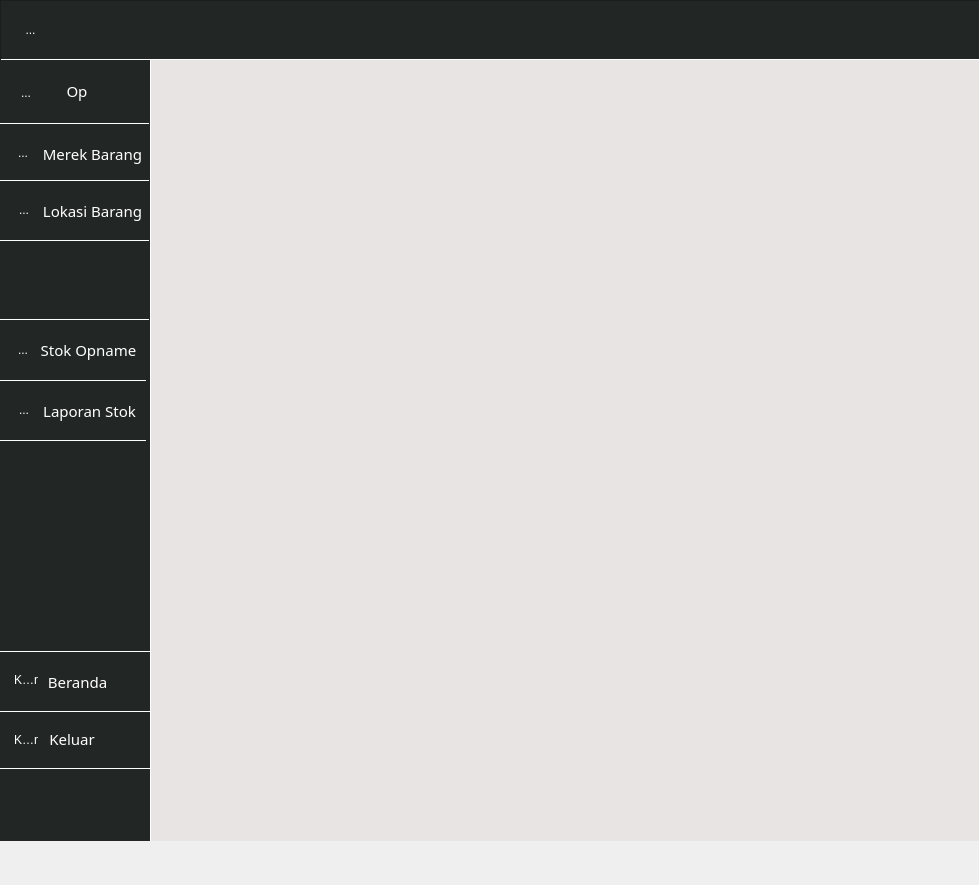
<?xml version="1.0" encoding="UTF-8"?>
<ui version="4.0">
 <class>MainWindow</class>
 <widget class="QMainWindow" name="MainWindow">
  <property name="geometry">
   <rect>
    <x>0</x>
    <y>0</y>
    <width>979</width>
    <height>885</height>
   </rect>
  </property>
  <property name="windowTitle">
   <string>Opname Dashboard</string>
  </property>
  <property name="windowIcon">
   <iconset resource="../data/ui/logo.qrc">
    <normaloff>:/newPrefix/logo.png</normaloff>:/newPrefix/logo.png</iconset>
  </property>
  <widget class="QWidget" name="centralwidget">
   <widget class="QStackedWidget" name="stackedWidget">
    <property name="geometry">
     <rect>
      <x>150</x>
      <y>60</y>
      <width>831</width>
      <height>781</height>
     </rect>
    </property>
    <property name="styleSheet">
     <string notr="true">QStackedWidget {

background-color:#e8e4e3

}</string>
    </property>
    <property name="currentIndex">
     <number>-1</number>
    </property>
   </widget>
   <widget class="QFrame" name="sidebar">
    <property name="geometry">
     <rect>
      <x>0</x>
      <y>60</y>
      <width>151</width>
      <height>781</height>
     </rect>
    </property>
    <property name="minimumSize">
     <size>
      <width>0</width>
      <height>0</height>
     </size>
    </property>
    <property name="maximumSize">
     <size>
      <width>16777215</width>
      <height>16777215</height>
     </size>
    </property>
    <property name="styleSheet">
     <string notr="true">QFrame{
background-color:#222725;
border-right:1px solid white;


}</string>
    </property>
    <widget class="QPushButton" name="katalogBtn">
     <property name="geometry">
      <rect>
       <x>0</x>
       <y>1</y>
       <width>149</width>
       <height>61</height>
      </rect>
     </property>
     <property name="font">
      <font>
       <family>Sans Serif Collection</family>
       <pointsize>11</pointsize>
       <weight>50</weight>
       <bold>false</bold>
      </font>
     </property>
     <property name="layoutDirection">
      <enum>Qt::LeftToRight</enum>
     </property>
     <property name="styleSheet">
      <string notr="true">QPushButton {background-color:#222725;

border-top:0px none;
border-color:red;
padding-left: 5  8px;

color:rgb(255, 255, 255);
}

QPushButton:pressed{
background-color: #0e526b;
border-style:inset}

QPushButton:hover:!pressed{
background-color: #1e9dce;}

QPushButton[hovered=&quot;true&quot;]{
       background-color: #1e9dce;
    }


</string>
     </property>
     <property name="text">
      <string>Op</string>
     </property>
     <property name="icon">
      <iconset>
       <normaloff>:/newPrefix/book.svg</normaloff>:/newPrefix/book.svg</iconset>
     </property>
     <property name="iconSize">
      <size>
       <width>20</width>
       <height>50</height>
      </size>
     </property>
     <property name="autoRepeat">
      <bool>false</bool>
     </property>
     <property name="default">
      <bool>false</bool>
     </property>
     <property name="flat">
      <bool>false</bool>
     </property>
    </widget>
    <widget class="QPushButton" name="merekBtn">
     <property name="geometry">
      <rect>
       <x>0</x>
       <y>63</y>
       <width>149</width>
       <height>61</height>
      </rect>
     </property>
     <property name="sizePolicy">
      <sizepolicy hsizetype="Minimum" vsizetype="Fixed">
       <horstretch>0</horstretch>
       <verstretch>0</verstretch>
      </sizepolicy>
     </property>
     <property name="font">
      <font>
       <family>Sans Serif Collection</family>
       <pointsize>11</pointsize>
      </font>
     </property>
     <property name="layoutDirection">
      <enum>Qt::RightToLeft</enum>
     </property>
     <property name="styleSheet">
      <string notr="true">QPushButton {background-color:#222725;
border-top:1px solid;
border-bottom:1px solid;
border-color:white;


color:rgb(255, 255, 255);

padding-right: 36 8px;}


QPushButton:pressed{
background-color: #0e526b;
border-style:inset}

QPushButton:hover:!pressed{
background-color: #1e9dce;}

QPushButton[hovered=&quot;true&quot;]{
       background-color: #1e9dce;
    }

</string>
     </property>
     <property name="text">
      <string>Merek Barang</string>
     </property>
    </widget>
    <widget class="QToolButton" name="katalogBtn1">
     <property name="geometry">
      <rect>
       <x>3</x>
       <y>13</y>
       <width>41</width>
       <height>41</height>
      </rect>
     </property>
     <property name="styleSheet">
      <string notr="true">QToolButton {background-color:#222725;
border-top:0px none;


padding-left: 5  8px;

color:rgb(255, 255, 255);
}

QToolButton:pressed{
background-color: #0e526b;
border-style:inset}

QToolButton:hover:!pressed{
background-color: #1e9dce;}

QToolButton[hovered=&quot;true&quot;]{
       background-color: #1e9dce;
    }


</string>
     </property>
     <property name="text">
      <string>...</string>
     </property>
     <property name="icon">
      <iconset>
       <normaloff>../data/ui/book-open.svg</normaloff>../data/ui/book-open.svg</iconset>
     </property>
     <property name="iconSize">
      <size>
       <width>40</width>
       <height>40</height>
      </size>
     </property>
    </widget>
    <widget class="QToolButton" name="merekBtn1">
     <property name="geometry">
      <rect>
       <x>0</x>
       <y>73</y>
       <width>41</width>
       <height>41</height>
      </rect>
     </property>
     <property name="styleSheet">
      <string notr="true">QToolButton {background-color:#222725;
border-top:0px none;


padding-left: 5  8px;

color:rgb(255, 255, 255);
}

QToolButton:pressed{
background-color: #0e526b;
border-style:inset}

QToolButton:hover:!pressed{
background-color: #1e9dce;}

QToolButton[hovered=&quot;true&quot;]{
       background-color: #1e9dce;
    }


</string>
     </property>
     <property name="text">
      <string>...</string>
     </property>
     <property name="icon">
      <iconset>
       <normaloff>../data/ui/package.svg</normaloff>../data/ui/package.svg</iconset>
     </property>
     <property name="iconSize">
      <size>
       <width>40</width>
       <height>40</height>
      </size>
     </property>
    </widget>
    <widget class="QPushButton" name="stokBtn1">
     <property name="geometry">
      <rect>
       <x>0</x>
       <y>259</y>
       <width>149</width>
       <height>61</height>
      </rect>
     </property>
     <property name="font">
      <font>
       <family>Sans Serif Collection</family>
       <pointsize>11</pointsize>
      </font>
     </property>
     <property name="layoutDirection">
      <enum>Qt::LeftToRight</enum>
     </property>
     <property name="styleSheet">
      <string notr="true">QPushButton {background-color:#222725;
border-top:1px solid;

border-color:white;
padding-left: 28 8px;

color:rgb(255, 255, 255);
}

QPushButton:pressed{
background-color: #0e526b;
border-style:inset}

QPushButton:hover:!pressed{
background-color: #1e9dce;}

QPushButton[hovered=&quot;true&quot;]{
       background-color: #1e9dce;
    }


</string>
     </property>
     <property name="text">
      <string>Stok Opname</string>
     </property>
     <property name="icon">
      <iconset>
       <normaloff>:/newPrefix/book.svg</normaloff>:/newPrefix/book.svg</iconset>
     </property>
     <property name="iconSize">
      <size>
       <width>20</width>
       <height>50</height>
      </size>
     </property>
     <property name="autoRepeat">
      <bool>false</bool>
     </property>
     <property name="default">
      <bool>false</bool>
     </property>
     <property name="flat">
      <bool>false</bool>
     </property>
    </widget>
    <widget class="QToolButton" name="stokBtn">
     <property name="geometry">
      <rect>
       <x>0</x>
       <y>270</y>
       <width>41</width>
       <height>41</height>
      </rect>
     </property>
     <property name="styleSheet">
      <string notr="true">QToolButton {background-color:#222725;
border-top:0px none;


padding-left: 5  8px;

color:rgb(255, 255, 255);
}

QToolButton:pressed{
background-color: #0e526b;
border-style:inset}

QToolButton:hover:!pressed{
background-color: #1e9dce;}

QToolButton[hovered=&quot;true&quot;]{
       background-color: #1e9dce;
    }


</string>
     </property>
     <property name="text">
      <string>...</string>
     </property>
     <property name="icon">
      <iconset>
       <normaloff>../data/ui/clipboard.svg</normaloff>../data/ui/clipboard.svg</iconset>
     </property>
     <property name="iconSize">
      <size>
       <width>40</width>
       <height>40</height>
      </size>
     </property>
    </widget>
    <widget class="QPushButton" name="exit">
     <property name="geometry">
      <rect>
       <x>0</x>
       <y>648</y>
       <width>150</width>
       <height>61</height>
      </rect>
     </property>
     <property name="sizePolicy">
      <sizepolicy hsizetype="Minimum" vsizetype="Fixed">
       <horstretch>0</horstretch>
       <verstretch>0</verstretch>
      </sizepolicy>
     </property>
     <property name="font">
      <font>
       <family>Sans Serif Collection</family>
       <pointsize>11</pointsize>
      </font>
     </property>
     <property name="layoutDirection">
      <enum>Qt::RightToLeft</enum>
     </property>
     <property name="styleSheet">
      <string notr="true">QPushButton {background-color:#222725;
border-top:1px solid;
border-bottom:1px solid;
border-color:white;


color:rgb(255, 255, 255);

padding-right: -6  8px;}


QPushButton:pressed{
background-color: #0e526b;
border-style:inset}

QPushButton:hover:!pressed{
background-color: #1e9dce;}

QPushButton[hovered=&quot;true&quot;]{
       background-color: #1e9dce;
    }

</string>
     </property>
     <property name="text">
      <string>Keluar</string>
     </property>
    </widget>
    <widget class="QToolButton" name="exit1">
     <property name="geometry">
      <rect>
       <x>3</x>
       <y>660</y>
       <width>41</width>
       <height>41</height>
      </rect>
     </property>
     <property name="styleSheet">
      <string notr="true">QToolButton {background-color:#222725;
border-top:0px none;


padding-left: 5  8px;

color:rgb(255, 255, 255);
}

QToolButton:pressed{
background-color: #0e526b;
border-style:inset}

QToolButton:hover:!pressed{
background-color: #1e9dce;}

QToolButton[hovered=&quot;true&quot;]{
       background-color: #1e9dce;
    }


</string>
     </property>
     <property name="text">
      <string>Keluar</string>
     </property>
     <property name="icon">
      <iconset>
       <normaloff>../data/ui/power.svg</normaloff>../data/ui/power.svg</iconset>
     </property>
     <property name="iconSize">
      <size>
       <width>40</width>
       <height>40</height>
      </size>
     </property>
    </widget>
    <widget class="QPushButton" name="beranda">
     <property name="geometry">
      <rect>
       <x>0</x>
       <y>591</y>
       <width>150</width>
       <height>61</height>
      </rect>
     </property>
     <property name="sizePolicy">
      <sizepolicy hsizetype="Minimum" vsizetype="Fixed">
       <horstretch>0</horstretch>
       <verstretch>0</verstretch>
      </sizepolicy>
     </property>
     <property name="font">
      <font>
       <family>Sans Serif Collection</family>
       <pointsize>11</pointsize>
      </font>
     </property>
     <property name="layoutDirection">
      <enum>Qt::RightToLeft</enum>
     </property>
     <property name="styleSheet">
      <string notr="true">QPushButton {background-color:#222725;
border-top:1px solid;
border-bottom:1px solid;
border-color:white;


color:rgb(255, 255, 255);

padding-right: 5 8px;}


QPushButton:pressed{
background-color: #0e526b;
border-style:inset}

QPushButton:hover:!pressed{
background-color: #1e9dce;}

QPushButton[hovered=&quot;true&quot;]{
       background-color: #1e9dce;
    }

</string>
     </property>
     <property name="text">
      <string>Beranda</string>
     </property>
    </widget>
    <widget class="QToolButton" name="beranda1">
     <property name="geometry">
      <rect>
       <x>3</x>
       <y>600</y>
       <width>41</width>
       <height>41</height>
      </rect>
     </property>
     <property name="styleSheet">
      <string notr="true">QToolButton {background-color:#222725;
border-top:0px none;


padding-left: 5  8px;

color:rgb(255, 255, 255);
}

QToolButton:pressed{
background-color: #0e526b;
border-style:inset}

QToolButton:hover:!pressed{
background-color: #1e9dce;}

QToolButton[hovered=&quot;true&quot;]{
       background-color: #1e9dce;
    }


</string>
     </property>
     <property name="text">
      <string>Keluar</string>
     </property>
     <property name="icon">
      <iconset>
       <normaloff>../data/ui/home.svg</normaloff>../data/ui/home.svg</iconset>
     </property>
     <property name="iconSize">
      <size>
       <width>40</width>
       <height>40</height>
      </size>
     </property>
    </widget>
    <widget class="QPushButton" name="lokasiBtn">
     <property name="geometry">
      <rect>
       <x>0</x>
       <y>120</y>
       <width>149</width>
       <height>61</height>
      </rect>
     </property>
     <property name="sizePolicy">
      <sizepolicy hsizetype="Minimum" vsizetype="Fixed">
       <horstretch>0</horstretch>
       <verstretch>0</verstretch>
      </sizepolicy>
     </property>
     <property name="font">
      <font>
       <family>Sans Serif Collection</family>
       <pointsize>11</pointsize>
      </font>
     </property>
     <property name="layoutDirection">
      <enum>Qt::RightToLeft</enum>
     </property>
     <property name="styleSheet">
      <string notr="true">QPushButton {background-color:#222725;
border-top:1px solid;
border-bottom:1px solid;
border-color:white;


color:rgb(255, 255, 255);

padding-right: 36 8px;}


QPushButton:pressed{
background-color: #0e526b;
border-style:inset}

QPushButton:hover:!pressed{
background-color: #1e9dce;}

QPushButton[hovered=&quot;true&quot;]{
       background-color: #1e9dce;
    }

</string>
     </property>
     <property name="text">
      <string>Lokasi Barang</string>
     </property>
    </widget>
    <widget class="QToolButton" name="lokasiBtn1">
     <property name="geometry">
      <rect>
       <x>0</x>
       <y>130</y>
       <width>41</width>
       <height>41</height>
      </rect>
     </property>
     <property name="styleSheet">
      <string notr="true">QToolButton {background-color:#222725;
border-top:0px none;


padding-left: 7  8px;

color:rgb(255, 255, 255);
}

QToolButton:pressed{
background-color: #0e526b;
border-style:inset}

QToolButton:hover:!pressed{
background-color: #1e9dce;}

QToolButton[hovered=&quot;true&quot;]{
       background-color: #1e9dce;
    }


</string>
     </property>
     <property name="text">
      <string>...</string>
     </property>
     <property name="icon">
      <iconset>
       <normaloff>../data/ui/inventory.svg</normaloff>../data/ui/inventory.svg</iconset>
     </property>
     <property name="iconSize">
      <size>
       <width>40</width>
       <height>40</height>
      </size>
     </property>
    </widget>
    <widget class="QPushButton" name="lokasiBtn_2">
     <property name="geometry">
      <rect>
       <x>-3</x>
       <y>320</y>
       <width>149</width>
       <height>61</height>
      </rect>
     </property>
     <property name="sizePolicy">
      <sizepolicy hsizetype="Minimum" vsizetype="Fixed">
       <horstretch>0</horstretch>
       <verstretch>0</verstretch>
      </sizepolicy>
     </property>
     <property name="font">
      <font>
       <family>Sans Serif Collection</family>
       <pointsize>11</pointsize>
      </font>
     </property>
     <property name="layoutDirection">
      <enum>Qt::RightToLeft</enum>
     </property>
     <property name="styleSheet">
      <string notr="true">QPushButton {background-color:#222725;
border-top:1px solid;
border-bottom:1px solid;
border-color:white;


color:rgb(255, 255, 255);

padding-right: 36 8px;}


QPushButton:pressed{
background-color: #0e526b;
border-style:inset}

QPushButton:hover:!pressed{
background-color: #1e9dce;}

QPushButton[hovered=&quot;true&quot;]{
       background-color: #1e9dce;
    }

</string>
     </property>
     <property name="text">
      <string>Laporan Stok</string>
     </property>
    </widget>
    <widget class="QToolButton" name="lokasiBtn1_2">
     <property name="geometry">
      <rect>
       <x>0</x>
       <y>330</y>
       <width>41</width>
       <height>41</height>
      </rect>
     </property>
     <property name="styleSheet">
      <string notr="true">QToolButton {background-color:#222725;
border-top:0px none;


padding-left: 7  8px;

color:rgb(255, 255, 255);
}

QToolButton:pressed{
background-color: #0e526b;
border-style:inset}

QToolButton:hover:!pressed{
background-color: #1e9dce;}

QToolButton[hovered=&quot;true&quot;]{
       background-color: #1e9dce;
    }


</string>
     </property>
     <property name="text">
      <string>...</string>
     </property>
     <property name="icon">
      <iconset>
       <normaloff>../data/ui/report-text-svgrepo-com.svg</normaloff>../data/ui/report-text-svgrepo-com.svg</iconset>
     </property>
     <property name="iconSize">
      <size>
       <width>40</width>
       <height>40</height>
      </size>
     </property>
    </widget>
    <zorder>merekBtn</zorder>
    <zorder>katalogBtn</zorder>
    <zorder>stokBtn1</zorder>
    <zorder>katalogBtn1</zorder>
    <zorder>merekBtn1</zorder>
    <zorder>stokBtn</zorder>
    <zorder>exit</zorder>
    <zorder>exit1</zorder>
    <zorder>beranda</zorder>
    <zorder>beranda1</zorder>
    <zorder>lokasiBtn</zorder>
    <zorder>lokasiBtn1</zorder>
    <zorder>lokasiBtn_2</zorder>
    <zorder>lokasiBtn1_2</zorder>
   </widget>
   <widget class="QFrame" name="frame_2">
    <property name="geometry">
     <rect>
      <x>0</x>
      <y>0</y>
      <width>1131</width>
      <height>61</height>
     </rect>
    </property>
    <property name="styleSheet">
     <string notr="true">QFrame{background-color:#222725; border-bottom:2px solid white}
</string>
    </property>
    <property name="frameShape">
     <enum>QFrame::StyledPanel</enum>
    </property>
    <property name="frameShadow">
     <enum>QFrame::Raised</enum>
    </property>
    <widget class="QToolButton" name="ham_menu">
     <property name="geometry">
      <rect>
       <x>10</x>
       <y>10</y>
       <width>41</width>
       <height>41</height>
      </rect>
     </property>
     <property name="styleSheet">
      <string notr="true">QToolButton {background-color:#222725;
border-top:0px none;


padding-right: 0  8px;

color:rgb(255, 255, 255);
}

QToolButton:pressed{
background-color: #0e526b;
border-style:inset}

QToolButton:hover:!pressed{
background-color: #1e9dce;}

QToolButton[hovered=&quot;true&quot;]{
       background-color: #1e9dce;
    }


</string>
     </property>
     <property name="text">
      <string>...</string>
     </property>
     <property name="icon">
      <iconset>
       <normaloff>../data/ui/menu.svg</normaloff>../data/ui/menu.svg</iconset>
     </property>
     <property name="iconSize">
      <size>
       <width>80</width>
       <height>80</height>
      </size>
     </property>
    </widget>
   </widget>
   <zorder>frame_2</zorder>
   <zorder>stackedWidget</zorder>
   <zorder>sidebar</zorder>
  </widget>
  <widget class="QMenuBar" name="menubar">
   <property name="geometry">
    <rect>
     <x>0</x>
     <y>0</y>
     <width>979</width>
     <height>21</height>
    </rect>
   </property>
  </widget>
 </widget>
 <resources>
  <include location="../data/ui/logo.qrc"/>
 </resources>
 <connections/>
</ui>
